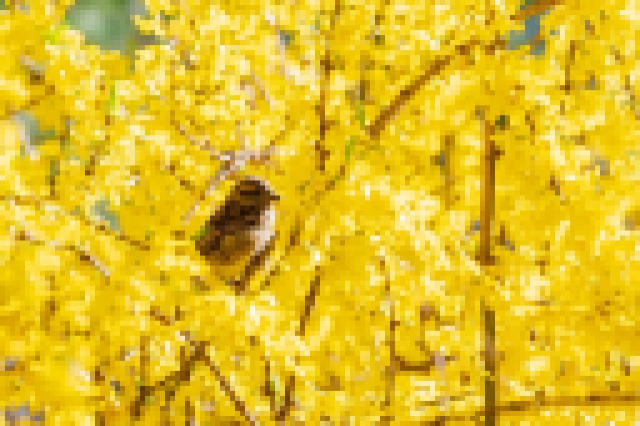
#> input picture 1/pics/prefiltered.jpg, 1280 x 852 px (shown at 1/2 size)
$ python pics.py
#> lines starting #> are read from the running program, lines starting #| are printed output that depends on the picture
import cv2
import numpy as np
import random

# 图片的路径
image_path = "prefiltered.jpg"

# 使用cv2.imread()函数读取图片
# 参数-1表示以图片的原始颜色格式读取图片
image = cv2.imread(image_path, cv2.IMREAD_COLOR)  # 假设图片是彩色的
#> image is the input picture: shape (852, 1280, 3); mean B, G, R 37.3, 190.5, 225.7

# 检查图片是否正确读取
if image is not None:
    # 原始图片的大小
    original_height, original_width = image.shape[:2]
#> original_height = 852; original_width = 1280

    # 定义新的分辨率大小为10x10
    new_height = original_height // 10
#> new_height = 85
    new_width = original_width // 10
#> new_width = 128

    # [11 lines of commented-out code are left out]
    scale_x = original_width / new_width
#> scale_x = 10
    scale_y = original_height / new_height
#> scale_y = 10.02

    for k in range(10):
        # 创建一个10x10的空白图片
        new_image = np.zeros((new_height, new_width, 3), dtype=image.dtype)

        # 遍历新的图片的每个像素点
        for i in range(new_height):
            for j in range(new_width):
                # 计算原始图片中对应的像素点
                orig_i = int(i * scale_y + random.uniform(0, scale_y))
                orig_j = int(j * scale_x + random.uniform(0, scale_x))

                # 将原始图片的像素值赋给新的图片
                new_image[i, j] = image[orig_i, orig_j]

        # 显示原始图片和重新采样后的图片
        # cv2.imshow("Original Image", image)
        # cv2.imshow("Resampled Image", new_image)

        # 等待按键后关闭所有窗口
        # cv2.waitKey(0)
        # cv2.destroyAllWindows()

        # 保存重新采样后的图片
        cv2.imwrite(f"resampled_image{k}.jpg", new_image)
#> this loop made 10 passes
#> pass 1, `cv2.imwrite(f"resampled_image{k}.jpg", new_image)`:
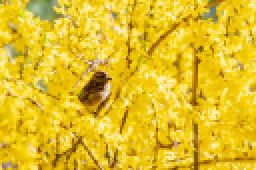
#> saved as resampled_image0.jpg: shape (85, 128, 3) (shown 2 times larger); mean B, G, R 37.2, 190.4, 225.6
#> pass 2, `cv2.imwrite(f"resampled_image{k}.jpg", new_image)`:
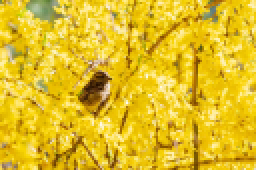
#> saved as resampled_image1.jpg: shape (85, 128, 3) (shown 2 times larger); mean B, G, R 37.4, 190.5, 225.7
#> after the loop:
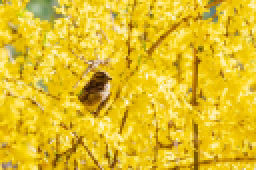
#> new_image: shape (85, 128, 3) (shown 2 times larger); mean B, G, R 37.2, 190.4, 225.7

else:
    print("图片读取失败，请检查路径是否正确。")
